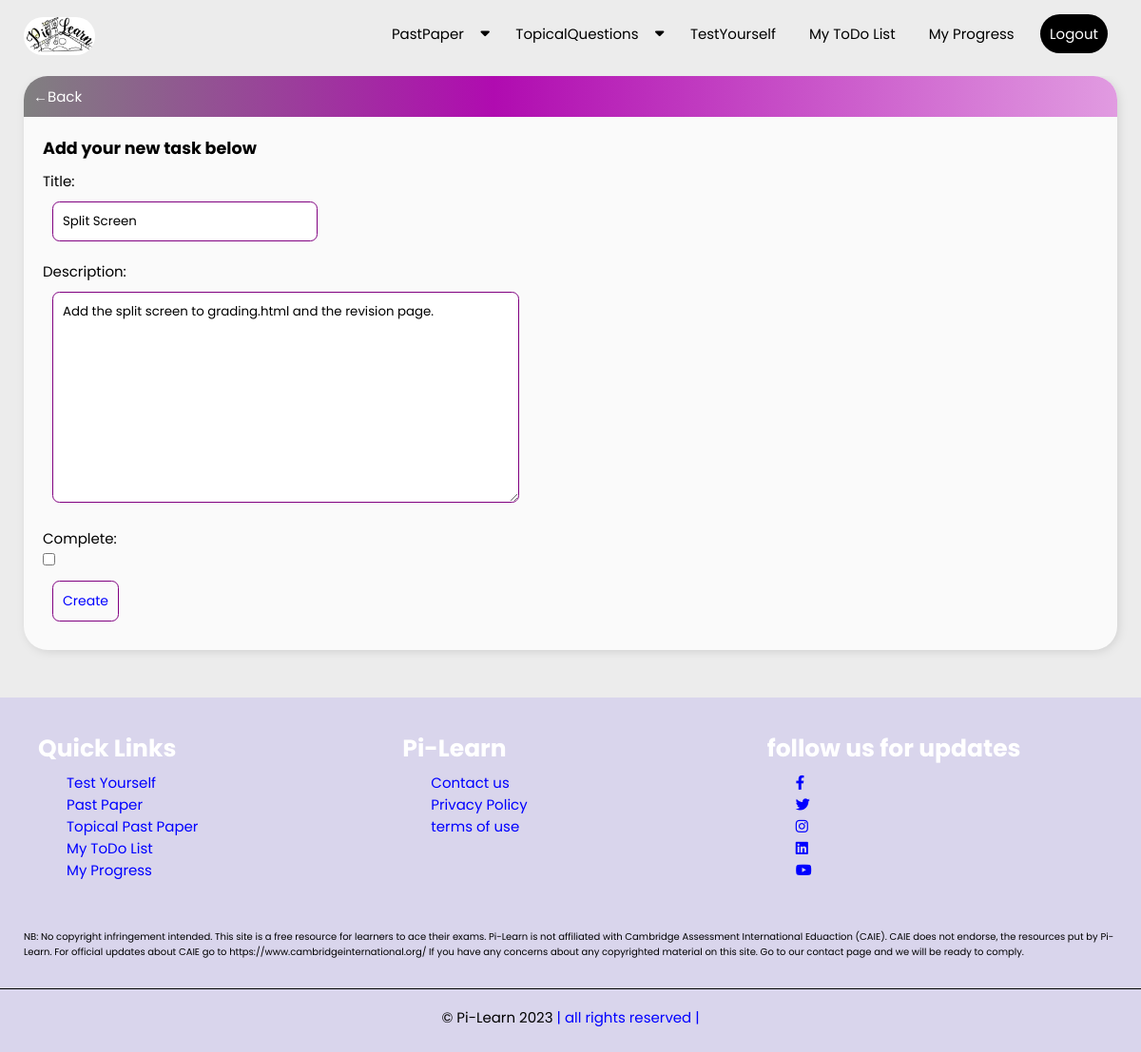
Page /my_to_do_list/update_task/10/ (signed in) on the earlier database version.
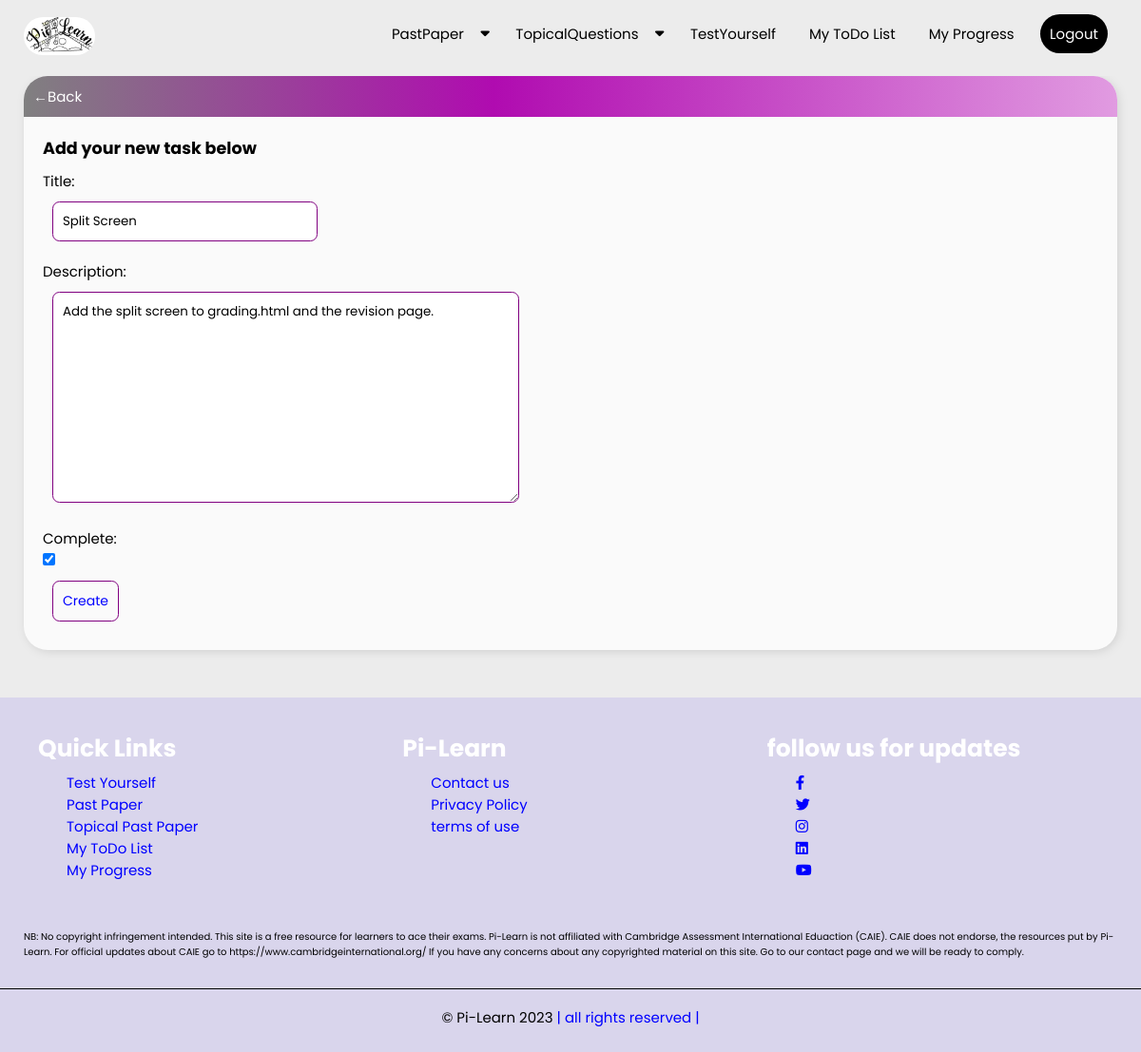
Same page on the later database version.
### examsolution/models.py (models this page shows, shortened)
class UserTask(models.Model):
    user = models.ForeignKey(User, on_delete=models.CASCADE)
    title = models.CharField(max_length=200)
    description = models.TextField()
    complete = models.BooleanField(default=False)
    created = models.DateTimeField(auto_now_add=True)
    class Meta:
        ordering = ['complete']

### examsolution/views.py (the view)
# urls.py: path('my_to_do_list/update_task/<int:pk>/',UserTaskUpdate.as_view(),name='update_task'),
class UserTaskUpdate(LoginRequiredMixin,UpdateView):
    model = UserTask
    fields = ['title','description','complete']
    success_url = reverse_lazy('examsolution:my_to_do_list')
    def get_context_data(self,**kwargs):
        context = super().get_context_data(**kwargs)
        website_logo = website_pics.objects.get(id=1)
        context['website_logo'] = website_logo
        return context

### examsolution/templates/examsolution/usertask_form.html (shortened to what this page needs)
{% extends 'examsolution/base.html' %}
{% load static %}
{% block content %}
<div class="piilearn_wrap_container">
    <div class="header_bar">
        <a href="{% url 'examsolution:my_to_do_list' %}">&#8592;Back</a>
    </div>
    <div class="card-body">
        <h3>Add your new task below</h3>
        <form method="POST" action="">
            {{form.as_p}}
            <input type="submit" value="Create" class="all_buttons">
        </form>
    </div>
</div>
{% endblock content %}

Differences in the rows shown:
changed UserTask "Split Screen": complete "☐" → "☑"
